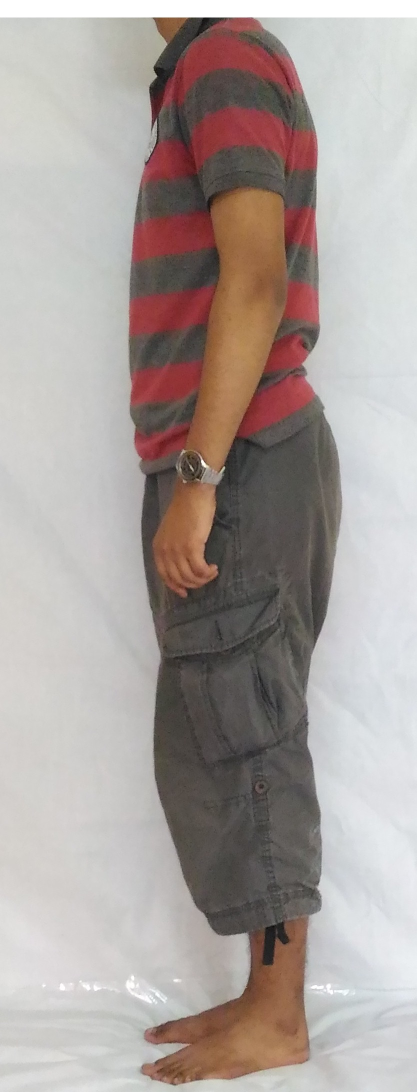
#> input picture arihant/test_side_without_head.jpg, 833 x 2184 px (shown at 1/2 size)
$ python test_side_fit.py   (Python 2 division)
#> lines starting #> are read from the running program, lines starting #| are printed output that depends on the picture; after the words box and inside, x2 and y2 are one past the last pixel; in counts of white or black regions, pixels touching at a corner belong together
#> further down, image is the input picture: shape (2184, 833, 3); mean B, G, R 157.2, 161, 170.6
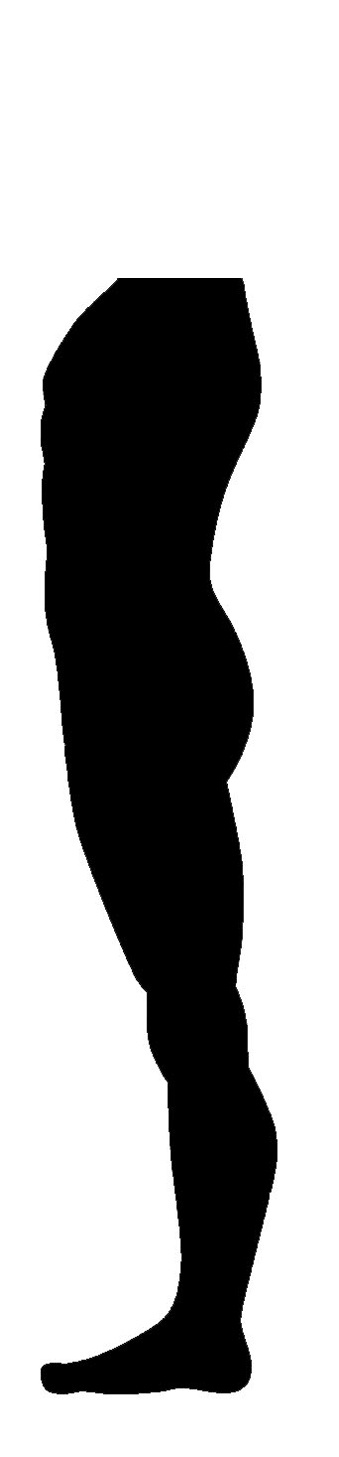
#> input picture arihant/reference_side_without_head.jpg, 339 x 1457 px
#> further down, side_view_without_head is the input picture: shape (1457, 339, 3); mean B, G, R 170.5, 170.5, 170.5
### arihant/cvt_small.py
#!usr/bin/python
import sys
import cv2
import numpy as np
'''
import os
os.mkdir('new')
os.chdir('new')
os.chdir('../')
#except :
#	os.mkdir('new')

'''
def cvt_small(oi,height) :
#> called with height = 800
	scale=float(height)/oi.shape[0]
#> scale = 0.366
	#oi=cv2.imread(i)
	ni=cv2.resize(oi,(int(oi.shape[1]*scale),height),interpolation=cv2.INTER_CUBIC)
	return ni

### arihant/outer.py
import cv2
import numpy as np
from matplotlib import pyplot as plt
def encContour(i):
	if type(i) == np.ndarray:
		image=i
	else:
		image=cv2.imread(i)
	gray = cv2.cvtColor(image, cv2.COLOR_BGR2GRAY)
	#thresh = cv2.adaptiveThreshold(gray,255,cv2.ADAPTIVE_THRESH_GAUSSIAN_C,cv2.THRESH_BINARY_INV,11,8)
	#plt.imshow(thresh,cmap='gray')
	#plt.show()

	can=cv2.Canny(gray,120,200)
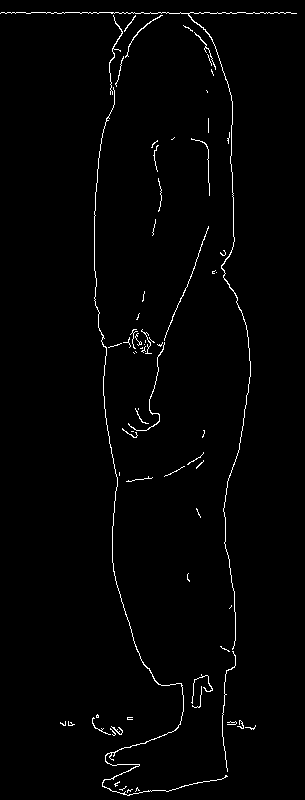
#> can: shape (800, 305); 1.5% white in thin lines or dots
	#plt.imshow(can,cmap='gray')
	#plt.show()

	closing=cv2.morphologyEx(can,cv2.MORPH_CLOSE,np.ones((3,3),np.uint8),iterations=1)
#> closing: shape (800, 305); 1.8% white in thin lines or dots
	#plt.imshow(closing)
	#plt.show()
	contours,hei=cv2.findContours(closing.copy(),cv2.RETR_EXTERNAL,cv2.CHAIN_APPROX_NONE)
#> contours = 30 contours, 22 with area under 20; largest, box (x1, y1, x2, y2) and area: (0, 12, 297, 796) 795, (191, 674, 213, 708) 346, (123, 329, 155, 354) 190, (122, 226, 209, 438) 100, (92, 714, 123, 736) 80, (194, 32, 216, 70) 68, (227, 720, 256, 730) 60, (60, 721, 75, 726) 30; hei = 30 rows, first 6: [1, -1, -1, -1], [2, 0, -1, -1], [3, 1, -1, -1], [4, 2, -1, -1], [5, 3, -1, -1], [6, 4, -1, -1]
	#x=np.zeros(closing.shape,dtype=np.uint8)


	if len(contours) == 1 :
		#cv2.drawContours(x,contours,0,(255),2)
		#plt.imshow(x,'gray')
		#plt.show()
		return contours[0]
	else:
		k=0
		t=contours[0]
#> t = contour of 14 points, box (x1, y1, x2, y2) (114, 781, 120, 787), area 7
		for i in contours :
			if cv2.arcLength(t,False) < cv2.arcLength(i,False):
				t=i
#> this loop made 30 passes
#> i on pass 26: [[206, 90], [207, 91], [207, 92], [207, 91]]
#> after the loop, t = contour of 4422 points, box (x1, y1, x2, y2) (0, 12, 297, 796), area 795

	# [4 lines of commented-out code are left out]
	return t
# [7 lines left out: function give_extindices, not called in this run]

### arihant/side_fit.py
import cv2
import numpy as np
from parts_divide import parts_divide
from matplotlib import pyplot as plt
from cvt_small import cvt_small
from outer import encContour

def give_all_contours(image):
    gray = cv2.cvtColor(image, cv2.COLOR_BGR2GRAY)
    can=cv2.Canny(gray,120,200)
    closing=cv2.morphologyEx(can,cv2.MORPH_CLOSE,np.ones((3,3),np.uint8),iterations=1)
    contours,hei=cv2.findContours(closing.copy(),cv2.RETR_EXTERNAL,cv2.CHAIN_APPROX_NONE)
    return contours


def horizontal_scale(test, reference):
    test_contours = give_all_contours(test)
    reference_contours = give_all_contours(reference)
    test_contour = test_contours[0]
    reference_contour = reference_contours[0]
    t_l=tuple(test_contour[test_contour[:,:,0].argmin()][0])
    t_r=tuple(test_contour[test_contour[:,:,0].argmax()][0])
    r_l=tuple(reference_contour[reference_contour[:,:,0].argmin()][0])
    r_r=tuple(reference_contour[reference_contour[:,:,0].argmax()][0])

    for test_contour in test_contours:
        if t_l[0] > tuple(test_contour[test_contour[:,:,0].argmin()][0])[0]:
            t_l = tuple(test_contour[test_contour[:,:,0].argmin()][0])
        if t_r[0] < tuple(test_contour[test_contour[:,:,0].argmax()][0])[0]:
            t_r = tuple(test_contour[test_contour[:,:,0].argmax()][0])

    for reference_contour in reference_contours:
        if r_l[0] > tuple(reference_contour[reference_contour[:,:,0].argmin()][0])[0]:
            r_l = tuple(reference_contour[reference_contour[:,:,0].argmin()][0])
        if t_r[0] < tuple(reference_contour[reference_contour[:,:,0].argmax()][0])[0]:
            r_r=tuple(reference_contour[reference_contour[:,:,0].argmax()][0])

    test_size = float(t_r[0] - t_l[0])
    reference_size = float(r_r[0] - r_l[0])
    '''
    print('total test_contour = ',len(test_contours))
    print('total reference = ',len(reference_contours))
    print('test size = ', test_size)
    print('reference size = ', reference_size)
    print('horizontal scale = ',(test_size/reference_size))
    '''
    return (test_size/reference_size)


def side_fit(test, reference):
    '''
    Under process

    Inputs:
        test: side view of test image (without head)
        reference: side view of reference image (without head)

    Output:
        test: cropped and resized test image
        reference: final reference image having same height as the test image
    '''
    test_contour = encContour(test)
#> test_contour has the same summary as t in encContour
    reference_contour = encContour(reference)
#> in encContour (call 2), `can=cv2.Canny(gray,120,200)`:
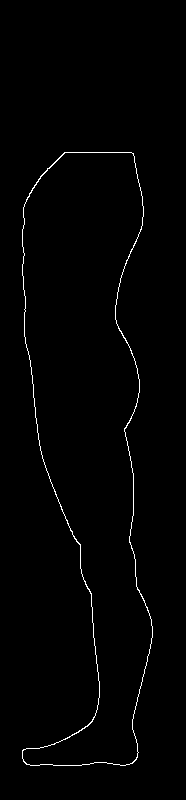
#> can: shape (800, 186); 1.1% white in thin lines or dots, all inside (x1, y1, x2, y2) = (22, 152, 153, 766)
#> in encContour (call 2), `contours,hei=cv2.findContours(closing.copy(),cv2.RETR_EXTERNAL,cv2.CHA..`: contours = 1 contour; box (x1, y1, x2, y2) and area: (22, 152, 153, 766) 49415; hei = [[-1, -1, -1, -1]]
#> reference_contour = contour of 1438 points, box (x1, y1, x2, y2) (22, 152, 153, 766), area 49415
    test = (np.zeros((test.shape[0],test.shape[1],3), np.uint8)).copy()
    reference = (np.zeros((reference.shape[0],reference.shape[1],3), np.uint8)).copy()

    cv2.drawContours(test, test_contour, -1 ,(255,255,255),1)
#> test: shape (800, 305, 3); 1.1% white in thin lines or dots
    cv2.drawContours(reference, reference_contour, -1 ,(255,255,255),1)

    t_l=tuple(test_contour[test_contour[:,:,0].argmin()][0])
#> t_l = (0, 12)
    t_r=tuple(test_contour[test_contour[:,:,0].argmax()][0])
#> t_r = (296, 13)
    t_t=tuple(test_contour[test_contour[:,:,1].argmin()][0])
#> t_t = (0, 12)
    t_b=tuple(test_contour[test_contour[:,:,1].argmax()][0])
#> t_b = (127, 795)
    error = (t_b[1] - t_t[1]) / 100
#> error = 7
    test = test[t_t[1] + error :t_b[1], t_l[0]:t_r[0]]
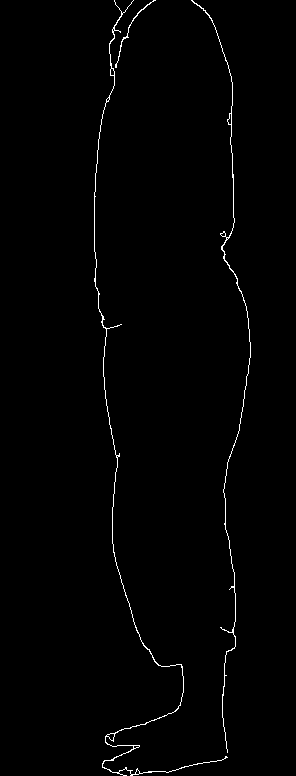
#> test: shape (776, 296, 3); 0.98% white in thin lines or dots, all inside (x1, y1, x2, y2) = (94, 0, 251, 776)

    r_l=tuple(reference_contour[reference_contour[:,:,0].argmin()][0])
#> r_l = (22, 229)
    r_r=tuple(reference_contour[reference_contour[:,:,0].argmax()][0])
#> r_r = (152, 637)
    r_t=tuple(reference_contour[reference_contour[:,:,1].argmin()][0])
#> r_t = (64, 152)
    r_b=tuple(reference_contour[reference_contour[:,:,1].argmax()][0])
#> r_b = (30, 765)
    error = (r_b[1] - r_t[1]) / 100
#> error = 6
    reference = reference[r_t[1] + error :r_b[1], r_l[0]:r_r[0]]
#> reference: shape (607, 130, 3); 1.6% white in thin lines or dots

    height = 700
    test = cvt_small(test, height)
    reference = cvt_small(reference, height)
#> call 4 of cvt_small, with height = 700
#> in cvt_small (call 4), `ni=cv2.resize(oi,(int(oi.shape[1]*scale),height),interpolation=cv2.INT..`:
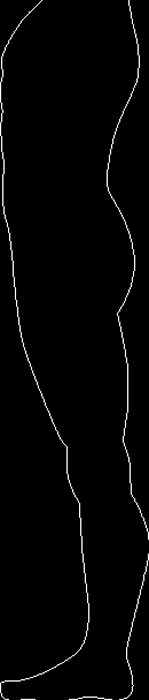
#> ni: shape (700, 149, 3); min 0, max 255, mean 4.7

    '''
    Now divide body in 13 parts
    Reference : http://www.drawinghowtodraw.com/drawing-lessons/drawing-faces-lessons/cc-figure-drawing-anatomy-caricatures.html
    '''

    scaling = horizontal_scale(test[0:(t_b[1] - t_t[1])*1/13, 0: r_b[1] - r_t[1]],
                reference[0:(t_b[1] - t_t[1])*1/13, 0: r_b[1] - r_t[1]])
#> in give_all_contours, `can=cv2.Canny(gray,120,200)`: can: shape (60, 267); 2.7% white in thin lines or dots, all inside (x1, y1, x2, y2) = (97, 0, 208, 60)
#> in give_all_contours, `closing=cv2.morphologyEx(can,cv2.MORPH_CLOSE,np.ones((3,3),np.uint8),i..`: closing: shape (60, 267); 4.4% white; 2 white regions
#> in give_all_contours, `contours,hei=cv2.findContours(closing.copy(),cv2.RETR_EXTERNAL,cv2.CHA..`: contours = 2 contours; box (x1, y1, x2, y2) and area: (97, 0, 141, 60) 356, (172, 0, 208, 60) 142; hei = [[1, -1, -1, -1], [-1, 0, -1, -1]]
#> in horizontal_scale, `test_contours = give_all_contours(test)`: test_contours has the same summary as contours in give_all_contours
#> in give_all_contours (call 2), `can=cv2.Canny(gray,120,200)`: can: shape (60, 149); 2.9% white in thin lines or dots
#> in give_all_contours (call 2), `closing=cv2.morphologyEx(can,cv2.MORPH_CLOSE,np.ones((3,3),np.uint8),i..`:
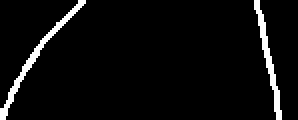
#> closing: shape (60, 149) (shown 2 times larger); 4.6% white; 2 white regions
#> in give_all_contours (call 2), `contours,hei=cv2.findContours(closing.copy(),cv2.RETR_EXTERNAL,cv2.CHA..`: contours = 2 contours; box (x1, y1, x2, y2) and area: (0, 0, 43, 60) 164, (127, 0, 141, 60) 126
#> in horizontal_scale, `reference_contours = give_all_contours(reference)`: reference_contours has the same summary as contours in give_all_contours
#> in horizontal_scale, `test_contour = test_contours[0]`: test_contour = contour of 132 points, box (x1, y1, x2, y2) (172, 0, 208, 60), area 142
#> in horizontal_scale, `reference_contour = reference_contours[0]`: reference_contour = contour of 122 points, box (x1, y1, x2, y2) (127, 0, 141, 60), area 126
#> in horizontal_scale, `t_l=tuple(test_contour[test_contour[:,:,0].argmin()][0])`: t_l = (172, 0)
#> in horizontal_scale, `t_r=tuple(test_contour[test_contour[:,:,0].argmax()][0])`: t_r = (207, 59)
#> in horizontal_scale, `r_l=tuple(reference_contour[reference_contour[:,:,0].argmin()][0])`: r_l = (127, 0)
#> in horizontal_scale, `r_r=tuple(reference_contour[reference_contour[:,:,0].argmax()][0])`: r_r = (140, 59)
#> the loop in horizontal_scale, `for test_contour in test_contours:` made 2 passes
#> t_l on pass 2: (97, 40)
#> the loop in horizontal_scale, `for reference_contour in reference_contours:` made 2 passes
#> r_l on pass 2: (0, 54)
#> in horizontal_scale, `test_size = float(t_r[0] - t_l[0])`: test_size = 110
#> in horizontal_scale, `reference_size = float(r_r[0] - r_l[0])`: reference_size = 140
#> scaling = 0.786

    reference = cv2.resize(reference,(int(round(reference.shape[1]*scaling)), height))
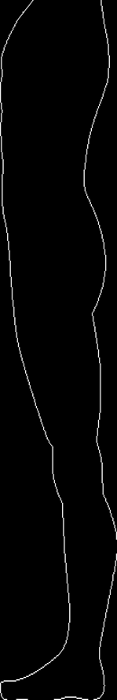
#> reference: shape (700, 117, 3); min 0, max 255, mean 4.7
    '''
    cv2.imshow('reference',reference)
    cv2.imshow('test',test)
    cv2.waitKey(0)
    '''
    return test, reference

### arihant/test_side_fit.py
import cv2
from cvt_small import cvt_small
from side_fit import side_fit


#head, body_without_head, head_side_view, side_view_without_head, hands, body_without_hands = \
#    parts_divide('reference_front_stretched.jpg', 'reference_side.jpg')
image = cv2.imread('test_side_without_head.jpg')

side_view_without_head = cv2.imread('reference_side_without_head.jpg')

image = cvt_small(image,800)
side_view_without_head = cvt_small(side_view_without_head,800)

reference = side_view_without_head.copy()

test, final_image = side_fit(image, reference)
cv2.imshow('test image', test)
cv2.imshow('final image after side modification', final_image)
cv2.waitKey(0)
